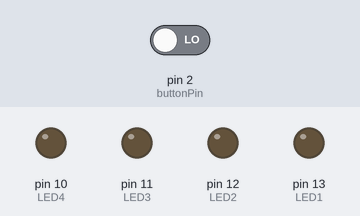
Bench run of a sketch on a simulated Arduino Uno, built with avr-gcc and run on an emulated ATmega328P. Parts: output pins drawn as LEDs (lit = HIGH). The test bench sets the inputs (shaded band); at power-on: pin 2 (buttonPin) LOW.

Above: at 1.2 s.
1.3 s: pin 2 (buttonPin) driven HIGH
At 9.5 s:
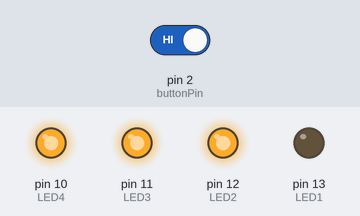
14.4 s: pin 2 (buttonPin) driven LOW
At 18.3 s:
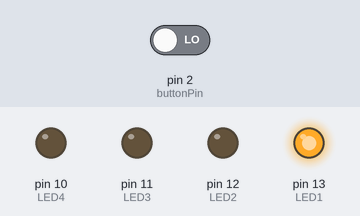
Timing chart, 0 to 33.5 s (numbered marks = the images above; inputs shaded):
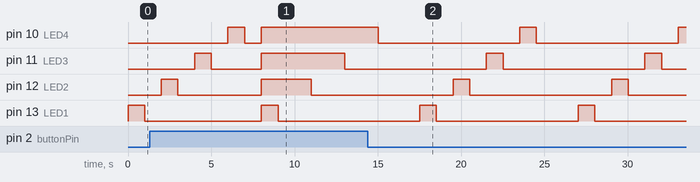

The sketch:

MTEC2280_assignment_.ino
```cpp
const int LED1 = 13;
const int LED2 = 12;
const int LED3 = 11;
const int LED4 = 10;
const int buttonPin = 2;
int buttonState = 0;


void setup() {
  pinMode(buttonPin, INPUT);
  pinMode(LED1, OUTPUT);
  pinMode(LED2, OUTPUT);
  pinMode(LED3, OUTPUT);
  pinMode(LED4, OUTPUT);

}

void loop() {
  digitalWrite(LED1, HIGH);

  delay(1000);
  digitalWrite(LED1,LOW);

  delay(1000);
  digitalWrite(LED2, HIGH);

  delay(1000);
  digitalWrite(LED2,LOW);

  delay(1000);
  digitalWrite(LED3, HIGH);

  delay(1000);
  digitalWrite(LED3,LOW);

  delay(1000);
  digitalWrite(LED4, HIGH);

  delay(1000);
  digitalWrite(LED4,LOW);

  delay(1000);

 buttonState = digitalRead(buttonPin);
 delay (10);


  if (buttonState == 1) {
     digitalWrite(LED1, 1);
     digitalWrite(LED2, 1);
     digitalWrite(LED3, 1);
     digitalWrite(LED4, 1);
   } else {
     digitalWrite(LED1, 0);
     delay(1500);
  }
}
```

Measured:
- by itself, pin 10 (LED4), pin 11 (LED3), pin 12 (LED2), pin 13 (LED1): alternates HIGH for 1.0 s and LOW for 8.5 s
